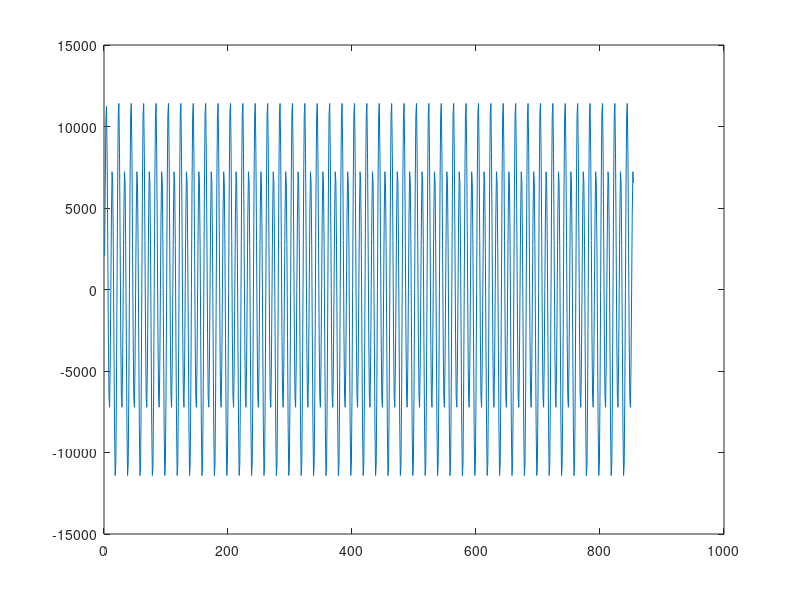

MATLAB code for this plot:
% Фильтрация сигнала «фильтром Пантелеева»
clc; clear; 
N=1024;
Fd = 10000; % частота дискретизации 10 кГц
Td = 1/Fd; % период дискретизации, c

% соберём фильтр верхних частот с частотой среза 4 кГц
N2 = N/2 - 1;
w0 = 2*pi*4000;
w = 2*pi*Fd*[0:N2]/N2;
H = j*w ./ (j*w+w0);
H = H .* H;
H = [H flip(H)]; % ФВЧ 2-го порядка

f = 2*randn([1,N]); % чистый шум
F = fft(f) .* H; % отфильтруем шум
plot(abs(F)); % спектр шума

t=[0:N-1];
f = real(ifft(F)) + 0.3*sin(2*pi*t/20) + sin(2*2*pi*(t+20)/20);
f = 0.3*sin(2*pi*t/20) + sin(2*2*pi*(t+20)/20); % без шума
plot(f(1:100))  % исходный сигнал 
F = fft(f); % спектр сигнала с шумом
plot(abs(fftshift(F))); 

% способ 1. через имульсную характеристику фильтра
W0 = 2*pi*2000; % частота среза фильтра 2 кГц
td = Td * [-N/2+1:N/2];
W0 = W0/ sqrt(2);
h = W0 * exp(-W0 * abs(td)) .* (cos(W0 * td) + sin(W0 * abs(td))) / 2;
%h = h / Fd;
plot(h(4*N/10:6*N/10))
H = fft(h);
plot(abs(fftshift(H)/N))

% фильтрация фильтром Пантелеева сигнала с шумом 
F2 = F .* H;
f2 = fftshift(ifft(F2/N));
plot(f2(1:100))

% способ 2. через свёртку
hc = nonzeros(h)';
f_ma = conv(f, hc); % свёртка сигнала с импульсной хар-кой
plot(f_ma(N/2:4*N/3));

